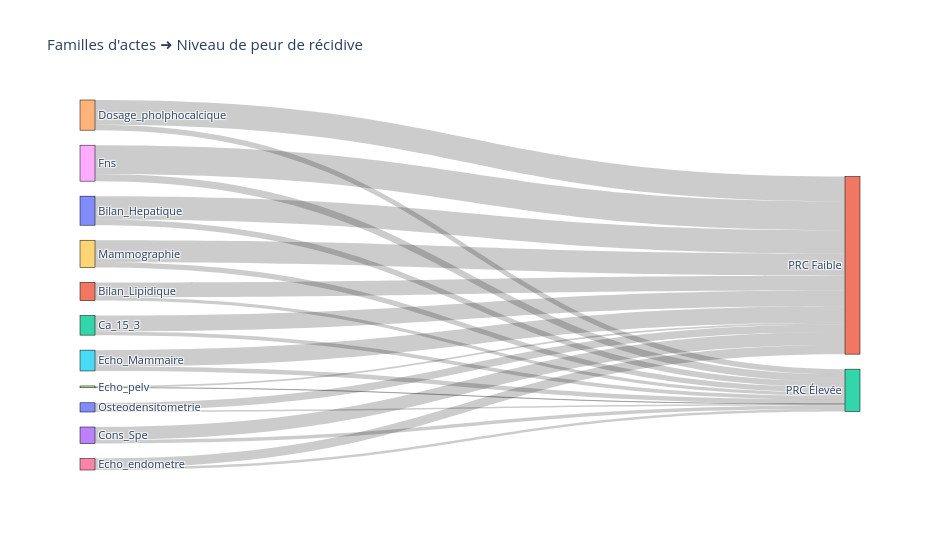

Notebook code cell kept with this figure:
### Code cell
# Diagramme 1 : Famille ➜ PRC
links_fam_prc = (
    df_long.query("score_conformité == 1")
           .groupby(["Acte", "PRC"])
           .size()
           .reset_index(name="value")
           .assign(PRC=lambda d: d["PRC"].map({0: "PRC Faible", 1: "PRC Élevée"}))
           .rename(columns={"Acte": "source", "PRC": "target"})
)

sankey_from_df(links_fam_prc, "Familles d'actes ➜ Niveau de peur de récidive")

### Figure 1 — Plotly figure (JSON) as saved in the notebook; plotly's stock layout.template omitted (floating-point values rounded to 4 significant figures)
{"data": [{"arrangement": "snap", "link": {"source": [0, 0, 1, 1, 2, 2, 3, 3, 4, 4, 5, 5, 6, 6, 7, 7, 8, 8, 9, 9, 10, 10], "target": [11, 12, 11, 12, 11, 12, 11, 12, 11, 12, 11, 12, 11, 12, 11, 12, 11, 12, 11, 12, 11, 12], "value": [398, 97, 252, 57, 270, 63, 222, 60, 423, 91, 281, 74, 154, 41, 27, 4, 491, 122, 377, 87, 131, 26]}, "node": {"label": ["Bilan_Hepatique", "Bilan_Lipidique", "Ca_15_3", "Cons_Spe", "Dosage_pholphocalcique", "Echo_Mammaire", "Echo_endometre", "Echo_pelv", "Fns", "Mammographie", "Osteodensitometrie", "PRC Faible", "PRC Élevée"], "line": {"color": "black", "width": 0.5}, "pad": 15, "thickness": 15}, "type": "sankey"}], "layout": {"font": {"size": 11}, "height": 550, "title": {"text": "Familles d'actes ➜ Niveau de peur de récidive"}, "width": 940}}
